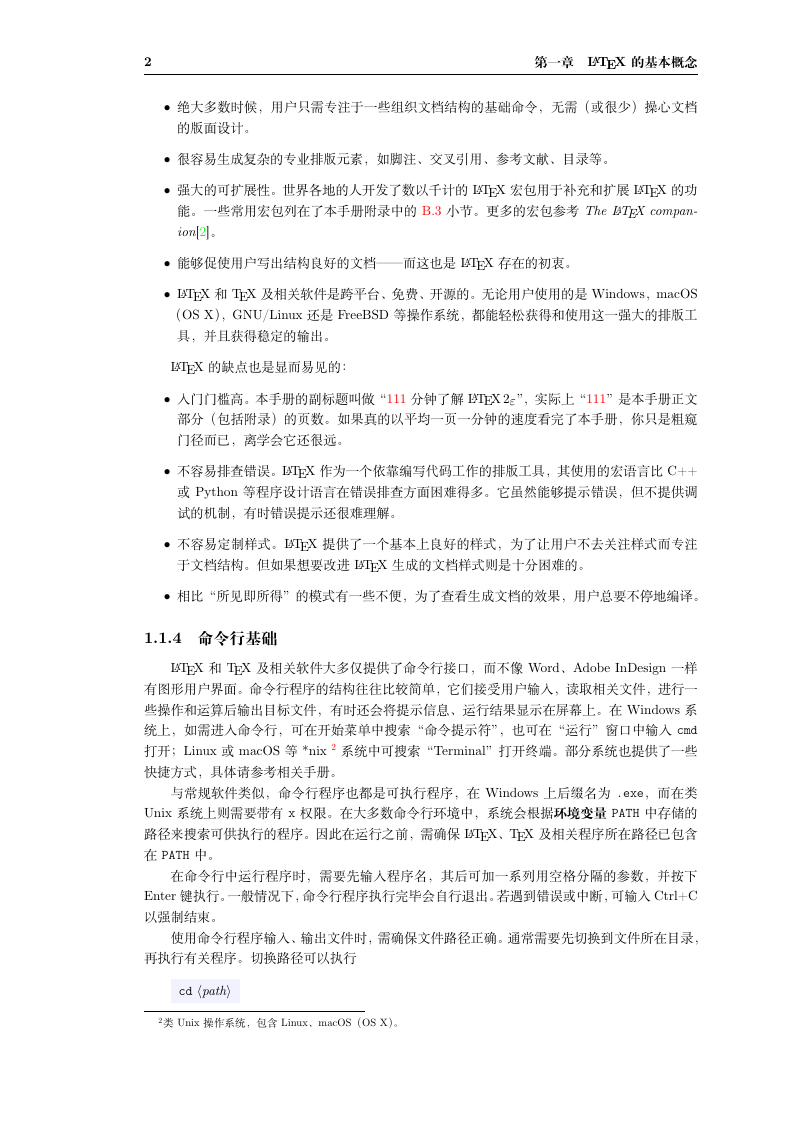
#> input picture assets/image-20260122211453-r856wkw.png, 794 x 1123 px
$ python method_original.py ../../assets/image-20260122211453-r856wkw.png
#> lines starting #> are read from the running program, lines starting #| are printed output that depends on the picture; after the words box and inside, x2 and y2 are one past the last pixel; in counts of white or black regions, pixels touching at a corner belong together
#!/usr/bin/env python3
# -*- coding: utf-8 -*-

from __future__ import annotations

import argparse
from typing import Tuple

import cv2
import numpy as np


def ensure_gray(image: np.ndarray) -> np.ndarray:
    try:
        return cv2.cvtColor(image, cv2.COLOR_BGR2GRAY)
    except cv2.error:
        return image


def ensure_optimal_square(image: np.ndarray) -> np.ndarray:
    nw = nh = cv2.getOptimalDFTSize(max(image.shape[:2]))
    return cv2.copyMakeBorder(
        src=image,
        top=0,
        bottom=nh - image.shape[0],
        left=0,
        right=nw - image.shape[1],
        borderType=cv2.BORDER_CONSTANT,
        value=255,
    )


def get_fft_magnitude(image: np.ndarray) -> np.ndarray:
    gray = ensure_gray(image)
    opt_gray = ensure_optimal_square(gray)
    opt_gray = cv2.adaptiveThreshold(
        ~opt_gray, 255, cv2.ADAPTIVE_THRESH_GAUSSIAN_C, cv2.THRESH_BINARY, 15, -10
    )
    dft = np.fft.fft2(opt_gray)
    shifted_dft = np.fft.fftshift(dft)
    return np.abs(shifted_dft)


def _get_angle_adaptive(m: np.ndarray, amax: float, num: int, W: int) -> Tuple[float, float, float]:
    r = c = m.shape[0] // 2
    tr = np.linspace(-amax, amax, int(amax * num * 2), dtype=np.float64) / 180.0 * np.pi

    li_init = np.zeros_like(tr)
    li_correct = np.zeros_like(tr)

    for i, t in enumerate(tr):
        x = np.arange(0, r)
        y = c + np.int32(x * np.cos(t))
        x_proj = c + np.int32(-1 * x * np.sin(t))
        valid = (y >= 0) & (y < m.shape[0]) & (x_proj >= 0) & (x_proj < m.shape[1])
        vals = m[y[valid], x_proj[valid]]
        if vals.size == 0:
            continue
        li_init[i] = np.sum(vals)
        li_correct[i] = np.sum(vals[W:]) if W > 0 else li_init[i]

    a_init = tr[np.argmax(li_init)] / np.pi * 180.0
    a_correct = tr[np.argmax(li_correct)] / np.pi * 180.0
    dist = abs(a_init - a_correct)
    return -a_init, -a_correct, dist


def get_angle(
    image: np.ndarray,
    amax: float = 45.0,
    V: int = 2048,
    W: int = 304,
    D: float = 0.55,
    num: int = 20,
) -> float:
    ratio = V / image.shape[0]
    image = cv2.resize(image, None, fx=ratio, fy=ratio)
    magnitude = get_fft_magnitude(image)
    a_init, a_correct, dist = _get_angle_adaptive(magnitude, amax=amax, num=num, W=W)
    return a_correct if dist <= D else a_init


def get_angle_from_path(
    image_path: str,
    amax: float = 45.0,
    V: int = 2048,
    W: int = 304,
    D: float = 0.55,
    num: int = 20,
) -> float:
    image = cv2.imread(image_path)
    if image is None:
        raise FileNotFoundError(f"无法读取图像: {image_path}")
    return get_angle(image, amax=amax, V=V, W=W, D=D, num=num)


def main() -> None:
    parser = argparse.ArgumentParser(description="jdeskew original 方法（独立版）")
    parser.add_argument("image", type=str, help="输入图像路径")
    parser.add_argument("--amax", type=float, default=45.0)
    parser.add_argument("--V", type=int, default=2048)
    parser.add_argument("--W", type=int, default=304)
    parser.add_argument("--D", type=float, default=0.55)
    parser.add_argument("--num", type=int, default=20)
    args = parser.parse_args()

    angle = get_angle_from_path(
        args.image,
        amax=args.amax,
        V=args.V,
        W=args.W,
        D=args.D,
        num=args.num,
    )
#> in get_angle_from_path, image is the input picture: shape (1123, 794, 3); mean B, G, R 245.7, 245.6, 245.7
#> in ensure_optimal_square, `return cv2.copyMakeBorder( src=image, top=0, bottom=nh - image.shape[0..`:
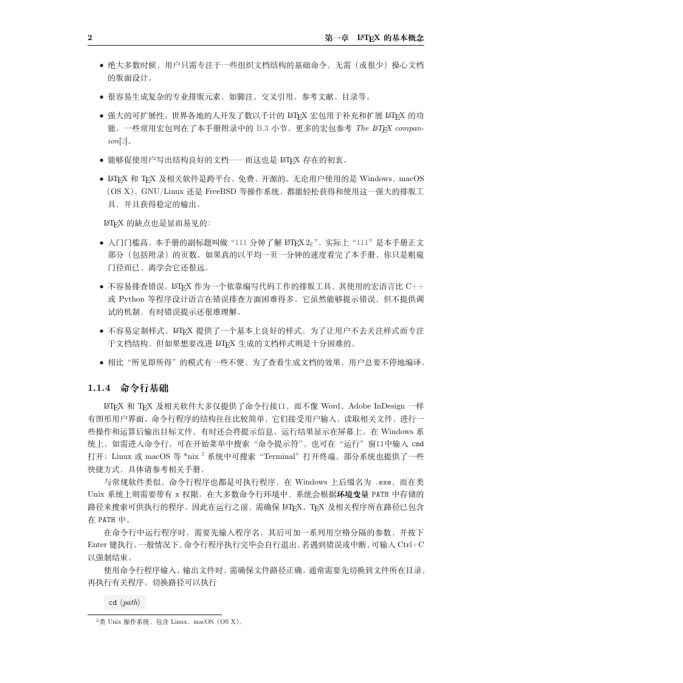
#> returned value: shape (2048, 2048) (shown at 1/3 size); min 0, max 255, mean 248.4
#> in get_fft_magnitude, `opt_gray = cv2.adaptiveThreshold( ~opt_gray, 255, cv2.ADAPTIVE_THRESH_..`:
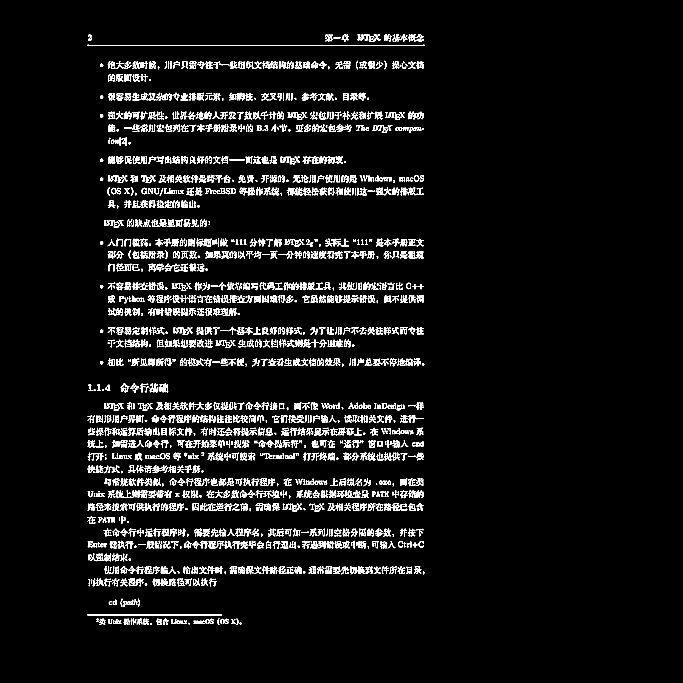
#> opt_gray: shape (2048, 2048) (shown at 1/3 size); 4.5% white in thin lines or dots, all inside (x1, y1, x2, y2) = (262, 102, 1274, 1875)
#> after the loop in _get_angle_adaptive, `for i, t in enumerate(tr):`: li_correct = 1800 values, max 243278465 at index 899, min 36699021.5 at index 1532, mean 48274295.5; li_init = 1800 values, max 873667433.1 at index 899, min 204050701.4 at index 1695, mean 259452365.6
#> in _get_angle_adaptive, `a_init = tr[np.argmax(li_init)] / np.pi * 180.0`: a_init = -0.025
#> in _get_angle_adaptive, `dist = abs(a_init - a_correct)`: dist = 0
#> in get_angle, `a_init, a_correct, dist = _get_angle_adaptive(magnitude, amax=amax, nu..`: a_init = 0.025; dist = 0
#> angle = 0.025
    print(f"pred_angle={angle:.4f}")
#| pred_angle=0.0250


if __name__ == "__main__":
    main()

$ run again, on assets/image-20260122212910-1ih91rg.png
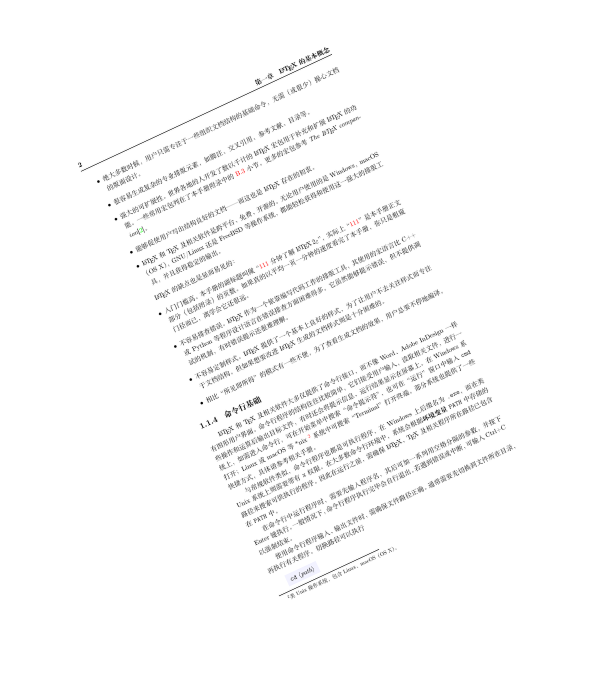
#> input picture assets/image-20260122212910-1ih91rg.png, 1194 x 1353 px (shown at 1/2 size)
#> in get_angle_from_path, image is the input picture: shape (1353, 1194, 3); mean B, G, R 249.5, 249.5, 249.5
#> image: shape (2048, 1807, 3)
#> in ensure_optimal_square, `return cv2.copyMakeBorder( src=image, top=0, bottom=nh - image.shape[0..`:
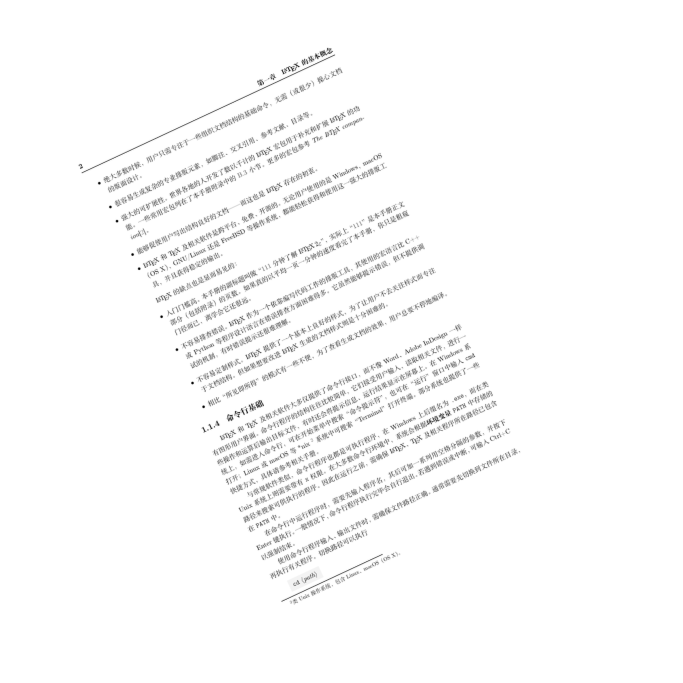
#> returned value: shape (2048, 2048) (shown at 1/3 size); min 0, max 255, mean 250.1
#> in get_fft_magnitude, `opt_gray = cv2.adaptiveThreshold( ~opt_gray, 255, cv2.ADAPTIVE_THRESH_..`:
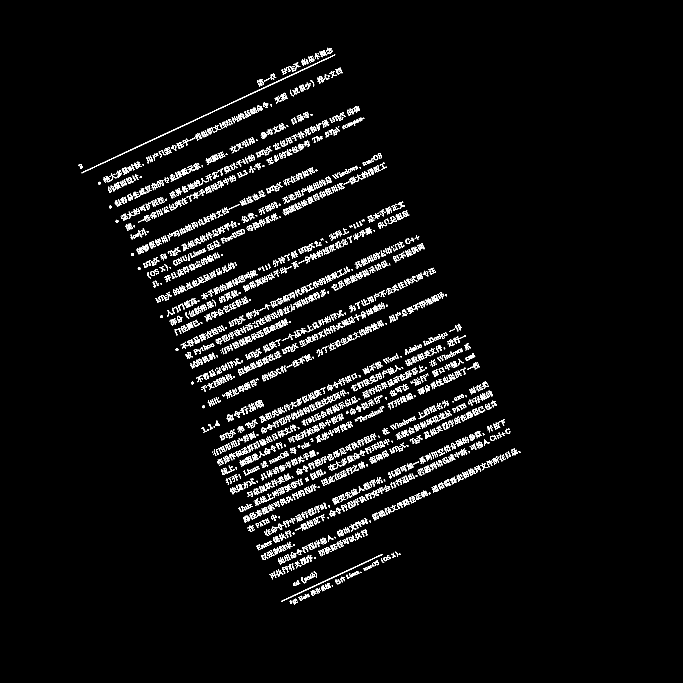
#> opt_gray: shape (2048, 2048) (shown at 1/3 size); 3.3% white in thin lines or dots, all inside (x1, y1, x2, y2) = (236, 143, 1561, 1814)
#> after the loop in _get_angle_adaptive, `for i, t in enumerate(tr):`: li_correct = 1800 values, max 159471749.7 at index 399, min 34627003.4 at index 1032, mean 41321584.3; li_init = 1800 values, max 678572664.4 at index 399, min 171603557.8 at index 0, mean 206704776.3
#> in _get_angle_adaptive, `a_init = tr[np.argmax(li_init)] / np.pi * 180.0`: a_init = -25.04
#> in _get_angle_adaptive, `dist = abs(a_init - a_correct)`: dist = 0
#> in get_angle, `a_init, a_correct, dist = _get_angle_adaptive(magnitude, amax=amax, nu..`: a_init = 25.04; dist = 0
#> angle = 25.04
#| pred_angle=25.0389
